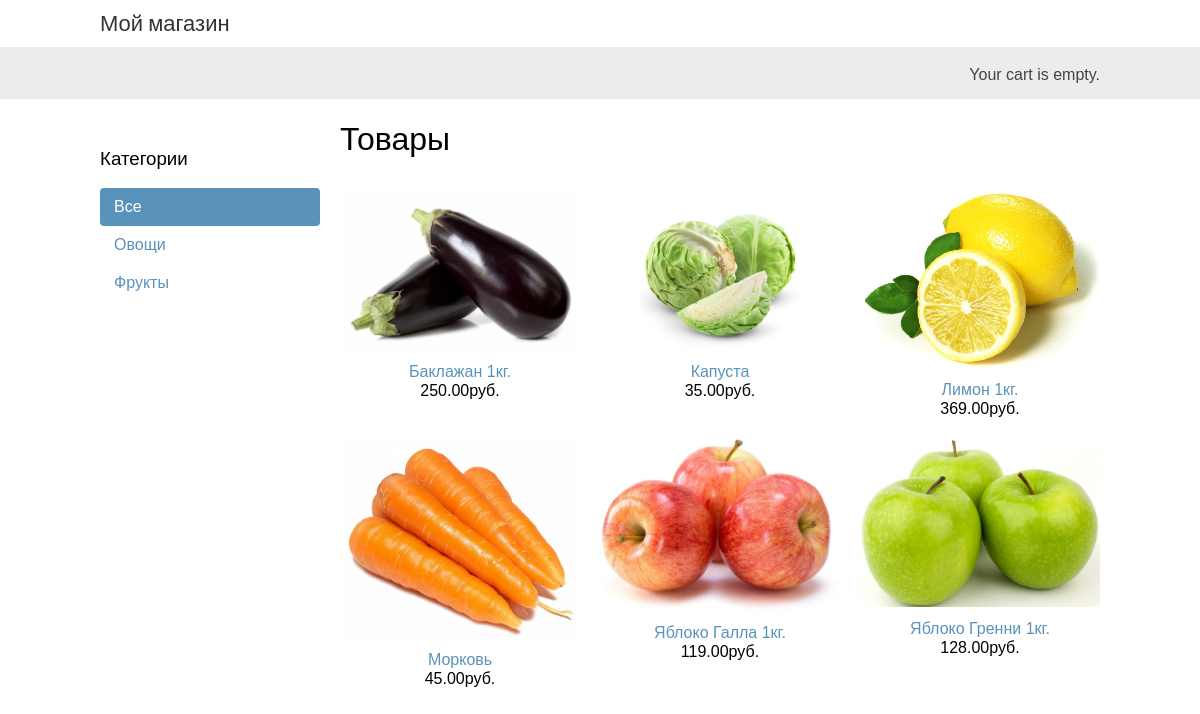
The page / on the database its author committed.
### shop/models.py (models this page shows, shortened)
class Category(models.Model):
    name = models.CharField(max_length=200, db_index=True, verbose_name='Наименование')
    slug = models.SlugField(max_length=200, unique=True, verbose_name='Уникальное значение')
    class Meta:
        ordering = ('name',)
        verbose_name = 'Категория'
        verbose_name_plural = 'Категории'
    def get_absolute_url(self):
        return reverse('shop:product_list_by_category', args=[self.slug])

class Product(models.Model):
    category = models.ForeignKey(Category, related_name='products', on_delete=models.CASCADE, verbose_name='Категория')
    name = models.CharField(max_length=200, db_index=True, verbose_name='Наименование')
    slug = models.SlugField(max_length=200, db_index=True, verbose_name='Уникальное значение')
    image = models.ImageField(upload_to='products/%Y/%m/%d', blank=True, verbose_name='Фото')
    description = models.TextField(blank=True, verbose_name='Описание')
    price = models.DecimalField(max_digits=10, decimal_places=2, verbose_name='Цена')
    available = models.BooleanField(default=True, verbose_name='Наличие')
    created = models.DateTimeField(auto_now_add=True, verbose_name='Создан')
    updated = models.DateTimeField(auto_now=True, verbose_name='Обновлен')
    class Meta:
        ordering = ('name',)
        verbose_name = 'Товар'
        verbose_name_plural = 'Товары'
        index_together = (('id', 'slug'),)
    def get_absolute_url(self):
        return reverse('shop:product_detail', args=[self.id, self.slug])

### shop/views.py (the view)
# urls.py: path('', views.product_list, name='product_list'),
def product_list(request, category_slug=None):
    category = None
    categories = Category.objects.all()
    products = Product.objects.filter(available=True)
    if category_slug:
        category = get_object_or_404(Category, slug=category_slug)
        products = products.filter(category=category)
    context = {'category': category,
               'categories': categories,
               'products': products}
    return render(request, 'shop/product/list.html', context)

### cart/cart.py (called while the page is built)
    def __len__(self):
        return sum(item['quantity'] for item in self.cart.values())

### cart/context_processors.py (called while the page is built)
def cart(request):
    return {'cart': Cart(request)}

### shop/templates/shop/product/list.html (shortened to what this page needs)
{% extends "shop/base.html" %}
{% load static %}
{% block content %}
    <div id="sidebar">
        <h3>Категории</h3>
        <ul>
            <li {% if not category %} class='selected' {% endif %}>
                <a href="{% url 'shop:product_list' %}">Все</a>
            </li>
            {% for c in categories %}
                <li {% if category.slug == c.slug %}class='selected'{% endif %}>
                    <a href="{{ c.get_absolute_url }}">{{ c.name }}</a>
                </li>
            {% endfor %}
        </ul>
    </div>
    <div id="main" class="product-list">
        <h1>{% if category %}{{ category.name }}{% else %}Товары{% endif %}</h1>
        {% for product in products %}
            <div class="item">
                <a href="{{ product.get_absolute_url }}">
                    <img src="{% if product.image %}{{ product.image.url }}{% else %}{% static 'img/no_image.png' %}{% endif %}">
                </a>
                <a href="{{ product.get_absolute_url }}">{{ product.name }}</a>
                <br>
                {{ product.price }}руб.
            </div>
        {% endfor %}
    </div>
{% endblock %}

### shop/templates/shop/base.html (shortened to what this page needs)
{% load static %}
<!DOCTYPE html>
<html>
    <head>
        <link href="{% static 'css/base.css' %}" rel="stylesheet">
    </head>
    <body>
        <div id="header">
            <a href="/" class="logo">Мой магазин</a>
        </div>
        <div id="subheader">
            <div class="cart">
                {% with total_items=cart|length %}
                    {% if total_items > 0 %}
                        Всего товаров:
                        <a href="{% url 'cart:cart_detail' %}">
                            {{ total_items }}, на сумму
                            {{ cart.get_total_price }}руб.
                        </a>
                    {% else %}
                        Your cart is empty.
                    {% endif %}
                {% endwith %}
            </div>
        </div>
        <div id="content">
            {% block content %}
            {% endblock %}
        </div>
    </body>
</html>

### shop/static/css/base.css (style rules this page uses)
body { margin:0; padding:0; font-family:helvetica, sans-serif; }
h1, h2, h3, h4, h5 , h6 { font-family: 'Ubuntu', sans-serif; font-weight:normal; }
a { text-decoration:none; color:#5993bb; }
#header { padding:10px 100px; font-size:18px; overflow:auto; }
#subheader { background:#ececec; color:#444; padding:15px 100px; overflow:auto; }
#header .logo { font-family: 'Ubuntu', sans-serif; float:left; color:#333; font-size:22px; margin-right:10%; }
#subheader .cart { float:right; padding-top:4px; }
#content { padding:0 100px; overflow:hidden; }
#sidebar { width:220px; padding:30px 20px 0 0; float:left; }
#sidebar ul { margin:0; padding:0; }
#sidebar ul li { margin:0; list-style:none; padding:10px 14px; }
#sidebar ul li a { display:block; }
#sidebar ul li.selected { background:#5993bb; border-radius:4px; }
#sidebar ul li.selected a { color:#fff; }
#main { float:left; width: 96%; margin-right:-220px; overflow:hidden; }
.product-list .item { width:25%; padding:10px 20px 10px 0; float:left; text-align:center; line-height:1.2; }
.product-list .item img { width:100%; margin-bottom:8px; }

### rows shown on the page
Category: name "Овощи"
Category: name "Фрукты"
Product: image (picture), name "Баклажан 1кг.", price "250.00"
Product: image (picture), name "Капуста", price "35.00"
Product: image (picture), name "Лимон 1кг.", price "369.00"
Product: image (picture), name "Морковь", price "45.00"
Product: image (picture), name "Яблоко Галла 1кг.", price "119.00"
Product: image (picture), name "Яблоко Гренни 1кг.", price "128.00"
